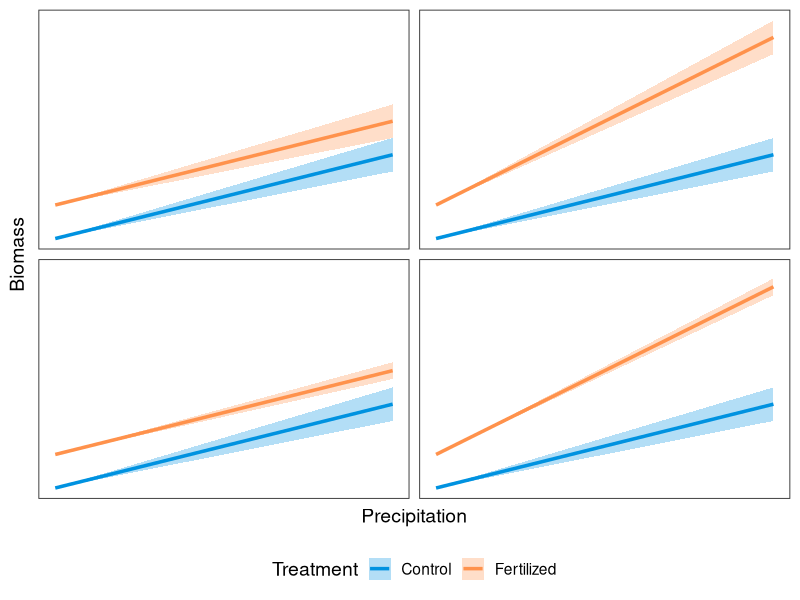
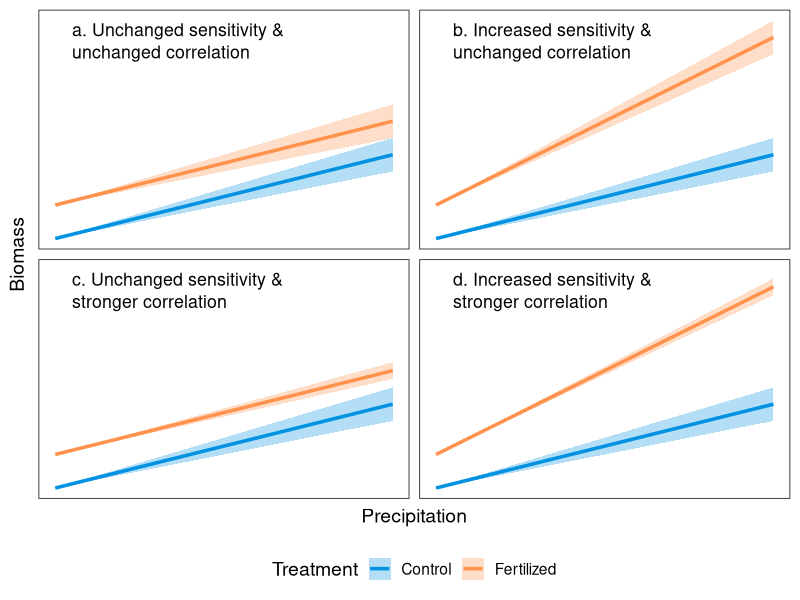

The R script that drew these images, in order:
library(ggplot2)
library(dplyr)
library(tidyr)

x <- seq(0, 10, length.out = 25)

panel_specs <- tibble(
  panel = factor(1:4),
  
  # Control (constant across panels)
  intercept_control = 2.0,
  slope_control     = 0.5,
  
  # Fertilized (intercept fixed, slope varies)
  slope_fert = c(0.5, 1.0, 0.5, 1.0),
  
  # Fertilized-only SE scaling
  se_fert = c(1, 1, 0.5, 0.5)
)

# Constants
intercept_fert <- 4.0
se_control     <- 1


plot_data <- panel_specs %>%
  crossing(
    x = x,
    Treatment = c("Control", "Fertilized")
  ) %>%
  mutate(
    intercept = if_else(
      Treatment == "Control",
      intercept_control,
      intercept_fert
    ),
    
    slope = if_else(
      Treatment == "Control",
      slope_control,
      slope_fert
    ),
    
    y = intercept + slope * x,
    
    se = if_else(
      Treatment == "Control",
      se_control * x / 10,
      se_fert * x / 10
    ),
    
    ymin = y - se,
    ymax = y + se
  )


fig1 <- ggplot(plot_data, aes(x = x, y = y)) +
  geom_ribbon(aes(ymin = ymin, ymax = ymax, fill = Treatment), alpha = 0.3) +
  geom_line(aes(color = Treatment), linewidth = 1.2) +
  facet_wrap(~ panel, nrow = 2, ncol = 2) +
  theme_bw(14) +
  scale_color_manual(values = c("#0092E0", "#ff924c")) +
  scale_fill_manual(values = c("#0092E0", "#ff924c")) +
  labs(x = "Precipitation", y = "Biomass") +
  theme(
    axis.ticks = element_blank(),
    axis.text = element_blank(),
    strip.text = element_blank(),
    panel.grid = element_blank(),
    legend.position = "bottom"
  )

fig1

panel_labels <- tibble(
  panel = factor(1:4),
  label = c(
    "a. Unchanged sensitivity & \nunchanged correlation",
    "b. Increased sensitivity & \nunchanged correlation",
    "c. Unchanged sensitivity & \nstronger correlation",
    "d. Increased sensitivity & \nstronger correlation"
  )
)

fig1 +
  geom_text(
    data = panel_labels,
    aes(x = 0.5, y = 14, label = label),
    inherit.aes = FALSE,
    hjust = 0,
    vjust = 0.6,
    lineheight = 1.05,
    size = 4.5
  )

